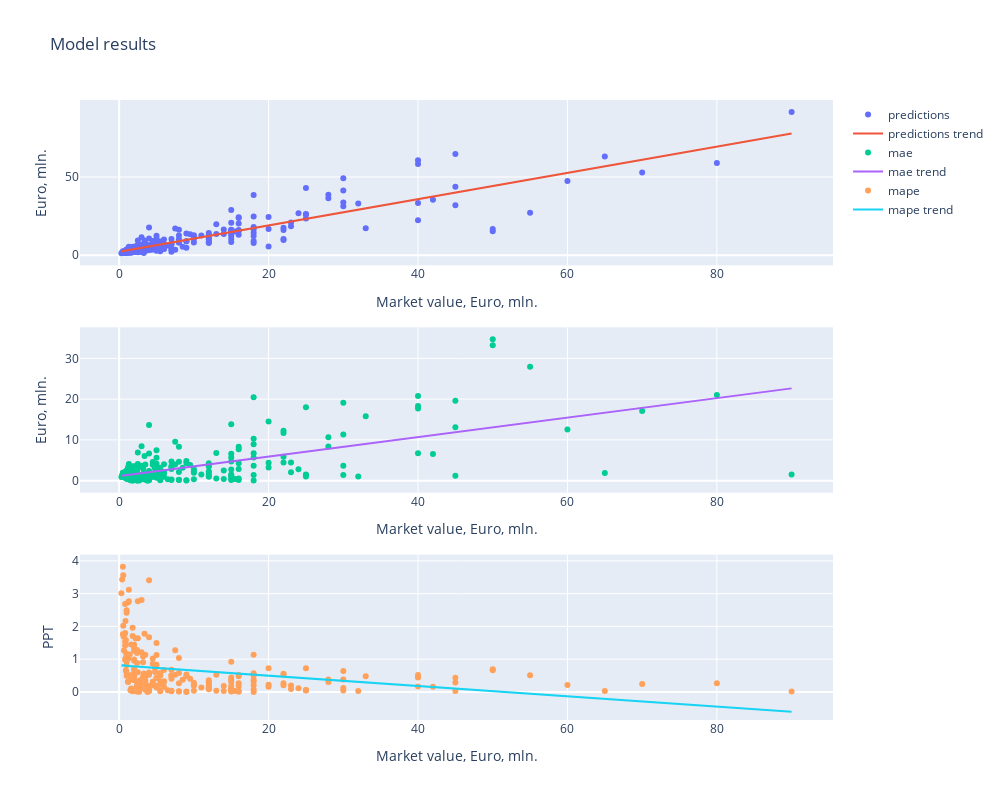

This figure's notebook cell:
### Code cell
pipeline('MID')

### Figure 1 — Plotly figure (JSON) as saved in the notebook; plotly's stock layout.template omitted (floating-point values rounded to 4 significant figures; data arrays with more than 128 entries replaced by an {"elided": "..."} marker saying what was removed)
{"data": [{"mode": "markers", "name": "predictions", "type": "scatter", "x": {"elided": "236 float values"}, "xaxis": "x", "y": {"elided": "236 float values"}, "yaxis": "y"}, {"mode": "lines", "name": "predictions trend", "type": "scatter", "x": {"elided": "236 float values"}, "xaxis": "x", "y": {"elided": "236 float values"}, "yaxis": "y"}, {"mode": "markers", "name": "mae", "type": "scatter", "x": {"elided": "236 float values"}, "xaxis": "x2", "y": {"elided": "236 float values"}, "yaxis": "y2"}, {"mode": "lines", "name": "mae trend", "type": "scatter", "x": {"elided": "236 float values"}, "xaxis": "x2", "y": {"elided": "236 float values"}, "yaxis": "y2"}, {"mode": "markers", "name": "mape", "type": "scatter", "x": {"elided": "236 float values"}, "xaxis": "x3", "y": {"elided": "236 float values"}, "yaxis": "y3"}, {"mode": "lines", "name": "mape trend", "type": "scatter", "x": {"elided": "236 float values"}, "xaxis": "x3", "y": {"elided": "236 float values"}, "yaxis": "y3"}], "layout": {"height": 800, "title": {"text": "Model results"}, "width": 1000, "xaxis": {"anchor": "y", "domain": [0, 1], "title": {"text": "Market value, Euro, mln."}}, "xaxis2": {"anchor": "y2", "domain": [0, 1], "title": {"text": "Market value, Euro, mln."}}, "xaxis3": {"anchor": "y3", "domain": [0, 1], "title": {"text": "Market value, Euro, mln."}}, "yaxis": {"anchor": "x", "domain": [0.7333, 1], "title": {"text": "Euro, mln."}}, "yaxis2": {"anchor": "x2", "domain": [0.3667, 0.6333], "title": {"text": "Euro, mln."}}, "yaxis3": {"anchor": "x3", "domain": [0, 0.2667], "title": {"text": "PPT"}}}}
